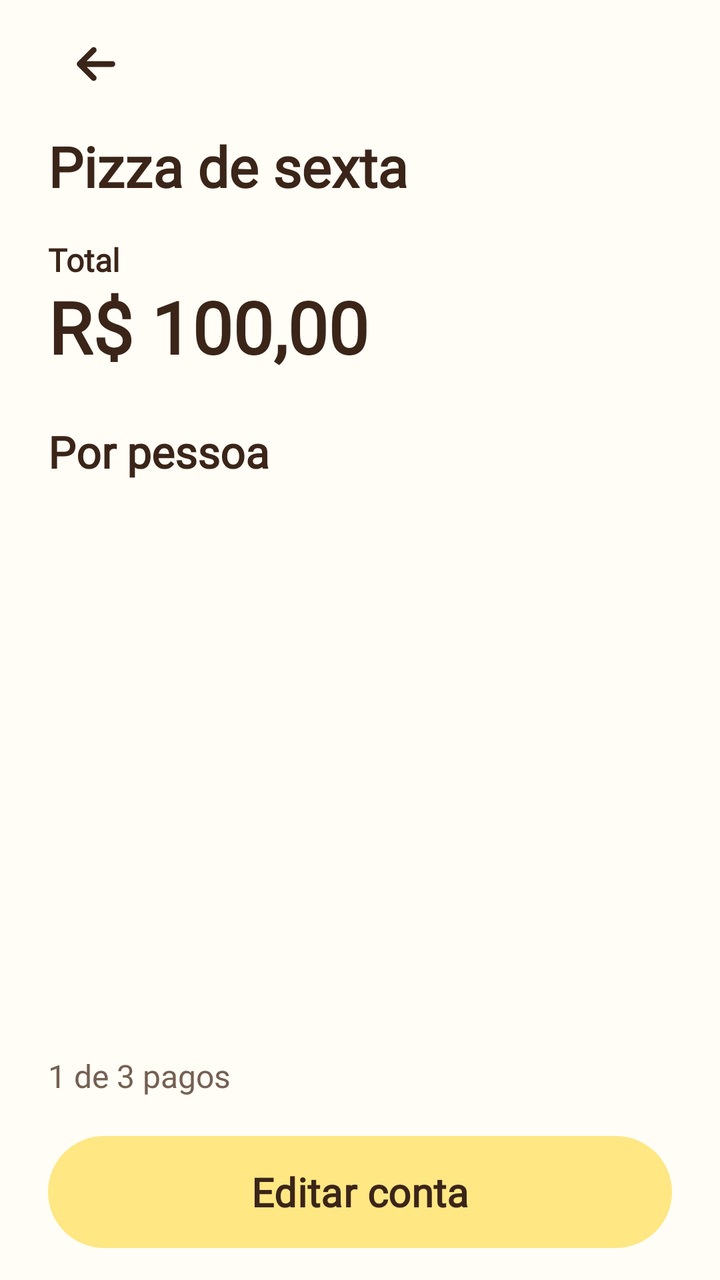
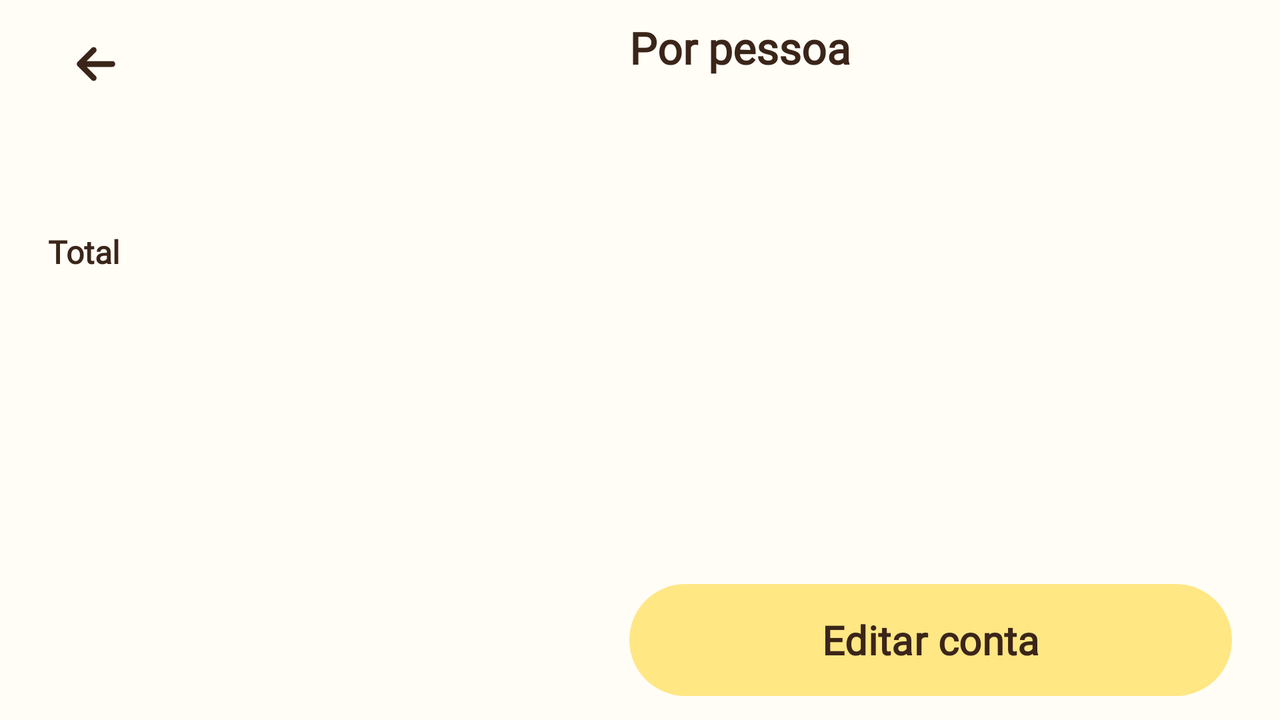

An Android layout and its configuration variant, each rendered on a device that would load it. The default file and the variant file are quoted in full after the pictures.
<!-- AndroidManifest.xml: application theme Theme.RachaConta -->
<!-- res/layout/activity_resultado.xml -->
<?xml version="1.0" encoding="utf-8"?>
<LinearLayout xmlns:android="http://schemas.android.com/apk/res/android" xmlns:app="http://schemas.android.com/apk/res-auto" xmlns:tools="http://schemas.android.com/tools"
    android:id="@+id/main" android:layout_width="match_parent" android:layout_height="match_parent" android:orientation="vertical">
    <LinearLayout android:layout_width="match_parent" android:layout_height="wrap_content" android:orientation="vertical" android:paddingHorizontal="@dimen/screen_padding" android:paddingTop="8dp">
        <com.google.android.material.button.MaterialButton android:id="@+id/back_button" style="@style/Widget.Material3.Button.TextButton" android:layout_width="48dp" android:layout_height="48dp" android:padding="0dp" android:contentDescription="@string/back" app:icon="@drawable/ic_back" app:iconSize="28dp" app:iconTint="@color/brown" app:iconPadding="0dp" app:iconGravity="textStart" />
        <TextView android:id="@+id/meeting_title" style="@style/Text.RachaConta.Heading" android:layout_width="match_parent" android:layout_marginTop="12dp" android:accessibilityHeading="true" tools:text="Pizza de sexta" />
        <TextView style="@style/Text.RachaConta.Label" android:layout_marginTop="20dp" android:text="@string/total_label" />
        <TextView android:id="@+id/total_value" style="@style/Text.RachaConta.Heading" android:layout_width="match_parent" android:textSize="@dimen/amount_size" android:layout_marginTop="4dp" tools:text="R$ 100,00" />
        <TextView style="@style/Text.RachaConta.Label" android:textSize="22sp" android:textFontWeight="800" android:layout_marginTop="28dp" android:layout_marginBottom="8dp" android:text="@string/per_person" android:accessibilityHeading="true" />
    </LinearLayout>
    <androidx.recyclerview.widget.RecyclerView android:id="@+id/people_list" android:layout_width="match_parent" android:layout_height="0dp" android:layout_weight="1" android:paddingHorizontal="@dimen/screen_padding" android:clipToPadding="false" tools:listitem="@layout/component_parcela_pessoa" tools:itemCount="3" />
    <LinearLayout android:layout_width="match_parent" android:layout_height="wrap_content" android:paddingHorizontal="@dimen/screen_padding" android:paddingTop="12dp" android:paddingBottom="16dp" android:orientation="vertical">
        <TextView android:id="@+id/paid_count" style="@style/Text.RachaConta.Secondary" android:textSize="16sp" android:accessibilityLiveRegion="polite" android:layout_marginBottom="20dp" tools:text="1 de 3 pagos" />
        <com.google.android.material.button.MaterialButton android:id="@+id/edit_button" style="@style/Widget.RachaConta.Action" android:text="@string/edit_action" />
    </LinearLayout>
</LinearLayout>
<!-- resources referenced by this layout -->
<resources>
  <color name="brown">#3B2519</color>
  <dimen name="amount_size">36sp</dimen>
  <dimen name="screen_padding">24dp</dimen>
  <!-- drawable ic_back (drawable) -->
  <vector xmlns:android="http://schemas.android.com/apk/res/android" android:width="24dp" android:height="24dp" android:viewportWidth="24" android:viewportHeight="24" android:autoMirrored="true" android:tint="@color/brown"><path android:strokeColor="#3B2519" android:strokeWidth="2.5" android:strokeLineCap="round" android:strokeLineJoin="round" android:pathData="M19,12 L5,12 M11,6 L5,12 L11,18" /></vector>
  <string name="back">Voltar</string>
  <string name="edit_action">Editar conta</string>
  <string name="per_person">Por pessoa</string>
  <string name="total_label">Total</string>
  <style name="Text.RachaConta.Heading">
          <item name="android:textSize">@dimen/heading_size</item>
          <item name="android:textFontWeight">800</item>
      </style>
  <style name="Text.RachaConta.Label">
          <item name="android:textFontWeight">600</item>
      </style>
  <style name="Text.RachaConta.Secondary">
          <item name="android:textFontWeight">500</item>
          <item name="android:textSize">14sp</item>
          <item name="android:textColor">@color/secondary_text</item>
      </style>
  <style name="Widget.RachaConta.Action" parent="Widget.Material3.Button">
          <item name="android:layout_width">match_parent</item>
          <item name="android:layout_height">wrap_content</item>
          <item name="android:minHeight">@dimen/action_height</item>
          <item name="android:paddingTop">14dp</item>
          <item name="android:paddingBottom">14dp</item>
          <item name="android:textSize">20sp</item>
          <item name="android:textFontWeight">800</item>
          <item name="android:textColor">#3B2519</item>
          <item name="backgroundTint">@color/yellow</item>
          <item name="cornerRadius">32dp</item>
          <item name="android:insetTop">0dp</item>
          <item name="android:insetBottom">0dp</item>
          <item name="android:stateListAnimator">@null</item>
      </style>
  <style name="Theme.RachaConta" parent="Theme.Material3.DayNight.NoActionBar">
          <item name="android:colorBackground">@color/cream</item>
          <item name="colorSurface">@color/cream</item>
          <item name="colorOnSurface">@color/brown</item>
          <item name="colorOnSurfaceVariant">@color/secondary_text</item>
          <item name="colorPrimary">@color/yellow</item>
          <item name="colorOnPrimary">#3B2519</item>
          <item name="colorSecondary">@color/yellow</item>
          <item name="colorOnSecondary">#3B2519</item>
          <item name="colorOutline">@color/outline</item>
          <item name="colorError">@color/error</item>
          <item name="android:fontFamily">@font/nunito_variable</item>
          <item name="fontFamily">@font/nunito_variable</item>
          <item name="android:textColor">@color/brown</item>
          <item name="android:windowLightStatusBar">true</item>
          <item name="android:windowLightNavigationBar">true</item>
          <item name="android:windowActionModeOverlay">true</item>
      </style>
  <dimen name="heading_size">28sp</dimen>
  <color name="secondary_text">#746052</color>
  <dimen name="action_height">56dp</dimen>
  <color name="yellow">#FFE784</color>
  <color name="cream">#FFFDF6</color>
  <color name="outline">#9D8C7B</color>
  <color name="error">#A32929</color>
</resources>
<!-- res/layout-land/activity_resultado.xml (the repository's variant of the layout above) -->
<!-- drawn on the phone turned sideways -->
<?xml version="1.0" encoding="utf-8"?>
<LinearLayout xmlns:android="http://schemas.android.com/apk/res/android" xmlns:app="http://schemas.android.com/apk/res-auto" android:id="@+id/main" android:layout_width="match_parent" android:layout_height="match_parent" android:orientation="horizontal">
    <androidx.core.widget.NestedScrollView android:layout_width="0dp" android:layout_height="match_parent" android:layout_weight="1" android:fillViewport="true">
        <LinearLayout android:layout_width="match_parent" android:layout_height="wrap_content" android:orientation="vertical" android:paddingHorizontal="24dp" android:paddingVertical="8dp">
            <com.google.android.material.button.MaterialButton android:id="@+id/back_button" style="@style/Widget.Material3.Button.TextButton" android:layout_width="48dp" android:layout_height="48dp" android:padding="0dp" android:contentDescription="@string/back" app:icon="@drawable/ic_back" app:iconSize="28dp" app:iconTint="@color/brown" app:iconPadding="0dp" app:iconGravity="textStart" />
            <TextView android:id="@+id/meeting_title" style="@style/Text.RachaConta.Heading" android:layout_width="match_parent" android:layout_marginTop="12dp" android:accessibilityHeading="true" />
            <TextView style="@style/Text.RachaConta.Label" android:layout_marginTop="16dp" android:text="@string/total_label" />
            <TextView android:id="@+id/total_value" style="@style/Text.RachaConta.Heading" android:layout_width="match_parent" android:textSize="@dimen/amount_size" android:layout_marginTop="4dp" />
        </LinearLayout>
    </androidx.core.widget.NestedScrollView>
    <LinearLayout android:layout_width="0dp" android:layout_height="match_parent" android:layout_weight="1.2" android:orientation="vertical" android:paddingTop="12dp">
        <TextView style="@style/Text.RachaConta.Label" android:layout_marginStart="24dp" android:textSize="22sp" android:textFontWeight="800" android:layout_marginBottom="8dp" android:text="@string/per_person" android:accessibilityHeading="true" />
        <androidx.recyclerview.widget.RecyclerView android:id="@+id/people_list" android:layout_width="match_parent" android:layout_height="0dp" android:layout_weight="1" android:paddingHorizontal="24dp" android:clipToPadding="false" />
        <LinearLayout android:layout_width="match_parent" android:layout_height="wrap_content" android:paddingHorizontal="24dp" android:paddingVertical="12dp" android:orientation="vertical">
            <TextView android:id="@+id/paid_count" style="@style/Text.RachaConta.Secondary" android:accessibilityLiveRegion="polite" android:layout_marginBottom="8dp" />
            <com.google.android.material.button.MaterialButton android:id="@+id/edit_button" style="@style/Widget.RachaConta.Action" android:text="@string/edit_action" />
        </LinearLayout>
    </LinearLayout>
</LinearLayout>
<!-- resources referenced by the variant -->
<!-- as the phone turned sideways resolves them -->
<resources>
  <color name="brown">#3B2519</color>
  <dimen name="amount_size">36sp</dimen>
  <!-- drawable ic_back (drawable) -->
  <vector xmlns:android="http://schemas.android.com/apk/res/android" android:width="24dp" android:height="24dp" android:viewportWidth="24" android:viewportHeight="24" android:autoMirrored="true" android:tint="@color/brown"><path android:strokeColor="#3B2519" android:strokeWidth="2.5" android:strokeLineCap="round" android:strokeLineJoin="round" android:pathData="M19,12 L5,12 M11,6 L5,12 L11,18" /></vector>
  <string name="back">Voltar</string>
  <string name="edit_action">Editar conta</string>
  <string name="per_person">Por pessoa</string>
  <string name="total_label">Total</string>
  <style name="Text.RachaConta.Heading">
          <item name="android:textSize">@dimen/heading_size</item>
          <item name="android:textFontWeight">800</item>
      </style>
  <style name="Text.RachaConta.Label">
          <item name="android:textFontWeight">600</item>
      </style>
  <style name="Text.RachaConta.Secondary">
          <item name="android:textFontWeight">500</item>
          <item name="android:textSize">14sp</item>
          <item name="android:textColor">@color/secondary_text</item>
      </style>
  <style name="Widget.RachaConta.Action" parent="Widget.Material3.Button">
          <item name="android:layout_width">match_parent</item>
          <item name="android:layout_height">wrap_content</item>
          <item name="android:minHeight">@dimen/action_height</item>
          <item name="android:paddingTop">14dp</item>
          <item name="android:paddingBottom">14dp</item>
          <item name="android:textSize">20sp</item>
          <item name="android:textFontWeight">800</item>
          <item name="android:textColor">#3B2519</item>
          <item name="backgroundTint">@color/yellow</item>
          <item name="cornerRadius">32dp</item>
          <item name="android:insetTop">0dp</item>
          <item name="android:insetBottom">0dp</item>
          <item name="android:stateListAnimator">@null</item>
      </style>
  <style name="Theme.RachaConta" parent="Theme.Material3.DayNight.NoActionBar">
          <item name="android:colorBackground">@color/cream</item>
          <item name="colorSurface">@color/cream</item>
          <item name="colorOnSurface">@color/brown</item>
          <item name="colorOnSurfaceVariant">@color/secondary_text</item>
          <item name="colorPrimary">@color/yellow</item>
          <item name="colorOnPrimary">#3B2519</item>
          <item name="colorSecondary">@color/yellow</item>
          <item name="colorOnSecondary">#3B2519</item>
          <item name="colorOutline">@color/outline</item>
          <item name="colorError">@color/error</item>
          <item name="android:fontFamily">@font/nunito_variable</item>
          <item name="fontFamily">@font/nunito_variable</item>
          <item name="android:textColor">@color/brown</item>
          <item name="android:windowLightStatusBar">true</item>
          <item name="android:windowLightNavigationBar">true</item>
          <item name="android:windowActionModeOverlay">true</item>
      </style>
  <dimen name="heading_size">28sp</dimen>
  <color name="secondary_text">#746052</color>
  <dimen name="action_height">56dp</dimen>
  <color name="yellow">#FFE784</color>
  <color name="cream">#FFFDF6</color>
  <color name="outline">#9D8C7B</color>
  <color name="error">#A32929</color>
</resources>
